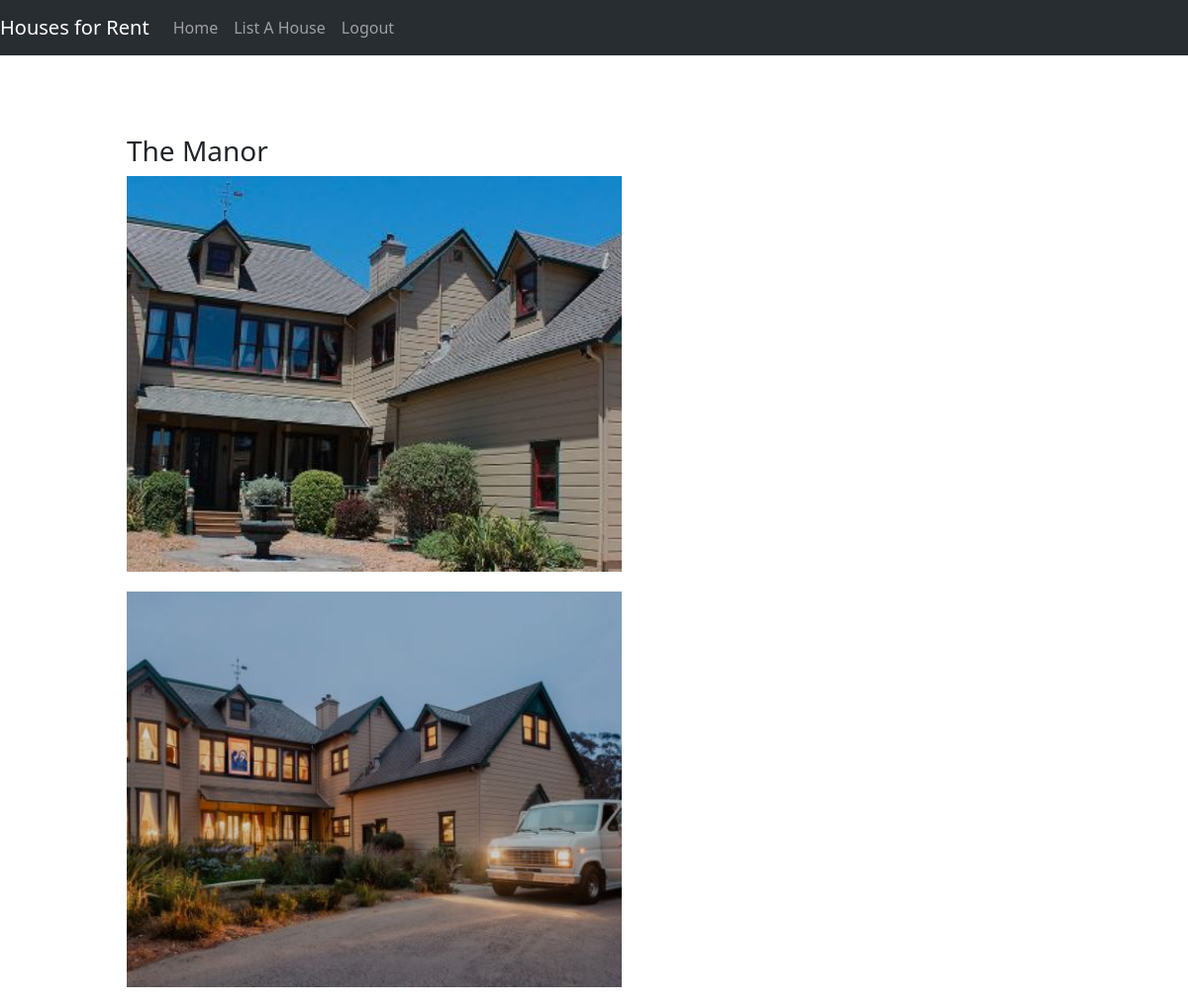
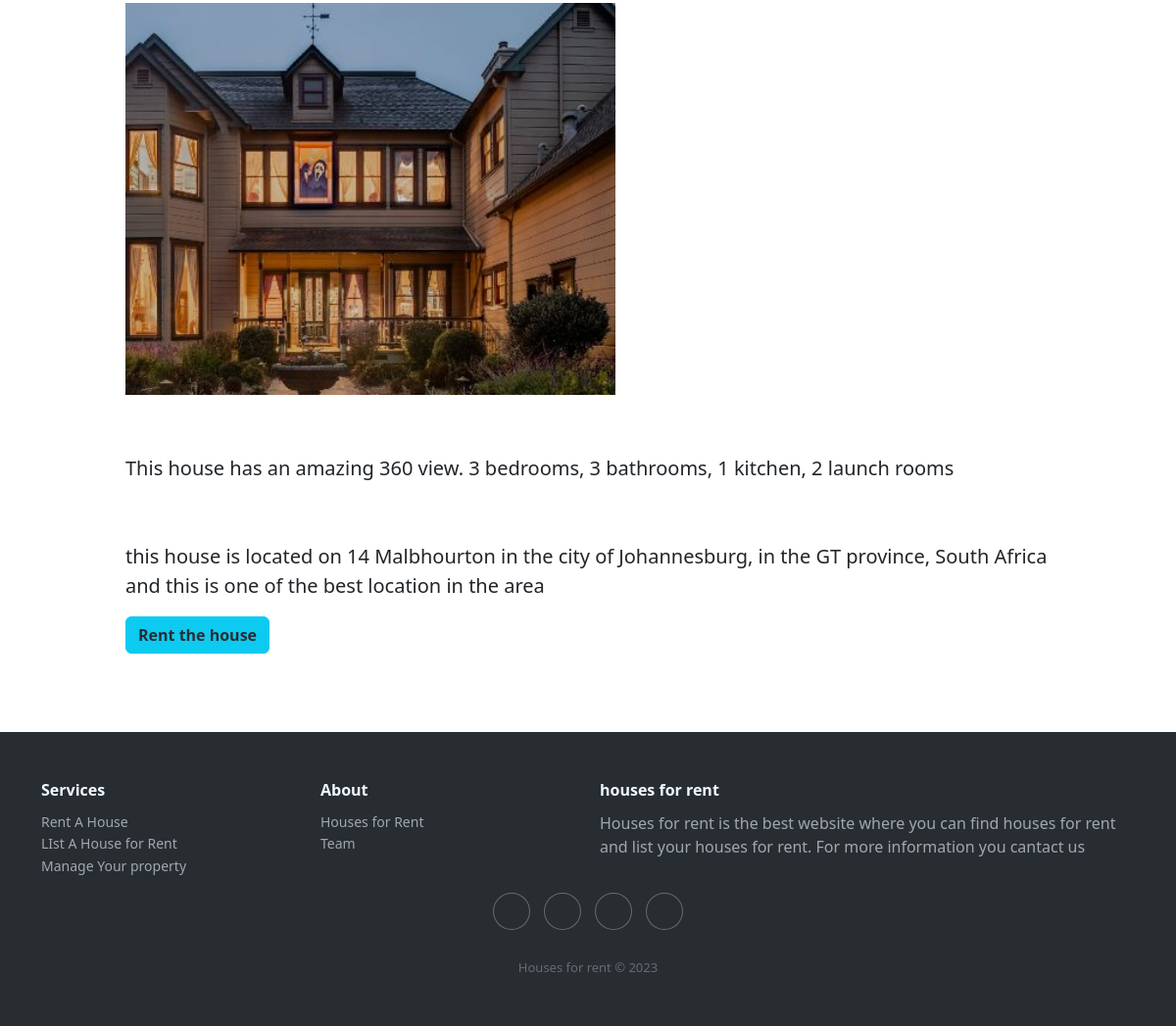
Page /house/4 (signed in) on the committed database (2 pictures, top to bottom).
### house_project/models.py (models this page shows, shortened)
class House(models.Model):
    name = models.CharField(max_length=100)
    address = models.CharField(max_length=100)
    city = models.CharField(max_length=100)
    state = models.CharField(max_length=2)
    country = models.CharField(max_length=100)
    description = models.TextField()
    house_host = models.ForeignKey('User', on_delete=models.CASCADE, related_name='hosted_houses')
    guest = models.ForeignKey('User', on_delete=models.CASCADE, null=True, blank=True, related_name='rented_houses')
    is_rented = models.BooleanField(default=False)
    rent = models.DecimalField(max_digits=10, decimal_places=2, default=0)

class House_image(models.Model):
    house = models.ForeignKey(House, on_delete=models.CASCADE)
    image = models.ImageField(upload_to='images/', blank=True, null=True)

### house_project/views.py (the view)
# urls.py: path('house/<int:id>', views.house, name='house'),
@login_required(login_url="user_login")
def house(request, id):
    houses = House.objects.get(id=id)
    images = House_image.objects.filter(house=houses)
    return render(request, "house.html", {"house": houses, "images": images})

### house_project/templates/house.html
{% extends 'layout.html' %}
{% block content %}
    <div class="container-div">
        <h3>{{ house.name }}</h3>
        <div class="main-div">
            {% for image in images %}
                <div class="div-1">
                    <img class="img-tag" src="{{ image.image.url }}" alt="house-image">
                </div>
            {% endfor %}
        </div>
        <p>{{ house.description }}</p>
        <p>this house is located on {{ house.address }} in the city of {{ house.city }}, in the {{ house.state }} province, {{ house.country }} and this is one of the best location in the area</p>
        {% if not house.is_rented and not request.user == house.guest and not request.user == house.house_host %}
            <button class="btn btn-info"><strong><a class="button-link" href="{% url 'rent_house' house.id %}">Rent the house</a></strong></button>
        {% elif request.user == house.house_host %}
            <button class="btn btn-info"><strong><a class="button-link" href="{% url 'edit_house' house.id %}">Edit house</a></strong></button>
        {% elif request.user == house.guest %}
            <button class="btn btn-info"><strong><a class="button-link" href="{% url 'rent_house' house.id %}">Return the house</a></strong></button>
        {% else %}
            <button class="btn btn-danger"><strong>House occupied</strong></button>
        {% endif %}
    </div>
{% endblock %}

### house_project/static/house_project/style.css (style rules this page uses)
.container-div { margin: 5em 8em; }
.container-div p { font-size: 20px; margin-top: 3em; }
.button-link { text-decoration: none; color: #282d32; }
.div-1 { width: 500px; height: 400px; text-align: center; }
.main-div { display: flex; column-gap: 20px; row-gap: 20px; flex-wrap: wrap; text-align: center; }
.img-tag { width: 500px; height: 400px; object-fit: cover; object-position: center; }

### rows in the picture
House: name "The Manor", description "This house has an amazing 360 view. 3 bedrooms, 3 bathrooms, 1 kitchen, 2 launch rooms", address "14 Malbhourton", city "Johannesburg", state "GT", country "South Africa"
House_image: image (picture)
House_image: image (picture)
House_image: image (picture)
